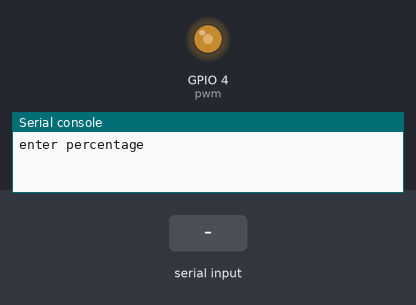
The program below on a simulated ESP32 board running MicroPython. Shown: output pins drawn as LEDs (lit = HIGH), the last lines printed to the serial console. The test bench sets the inputs (shaded band).

Above: at 1.2 s.
1.3 s: "5" typed at the serial console, then Enter
At 1.7 s:
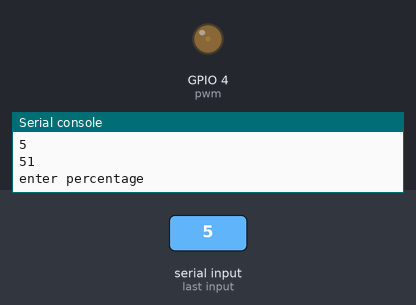
2.8 s: "90" typed at the serial console, then Enter
At 4.0 s:
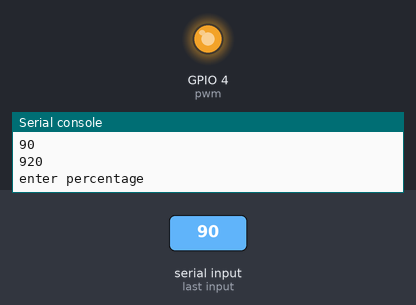
4.3 s: "0" typed at the serial console, then Enter
At 5.2 s:
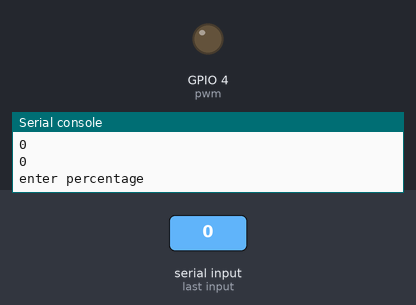
Timing chart, 0 to 7.3 s (numbered marks = the images above; inputs shaded):
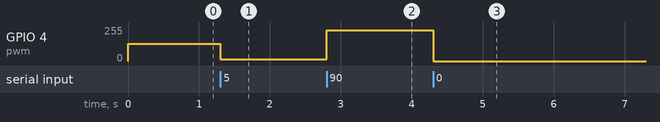

Measured:
- after the input at 1.3 s, GPIO 4 (pwm): 128/255 → 13/255 at once
- after the input at 2.8 s, GPIO 4 (pwm): 13/255 → 229/255 at once
- after the input at 4.3 s, GPIO 4 (pwm): 229/255 → 0/255 at once

The program:

pwm.py
```python
from machine import Pin
from machine import PWM
import time

# Set our pin 2 to PWM
pwm = PWM(Pin(4))

# Frequency = 100hz
pwm.freq(100)


#def pin(i):
while True:
    x= int(input('enter percentage'))
    z=int((x/100)*1023)

    #Brightness between 0 and 1023
    #for brightness in range (0, 1023, 10):
    pwm.duty(z)
    print(z)
'''    time.sleep(0.01)
# Brightness between 1023 and 0
  for brightness in range (1023, 0, -10):
    pwm.duty(brightness)
    print(brightness)
    time.sleep(0.01)
   '''
```
